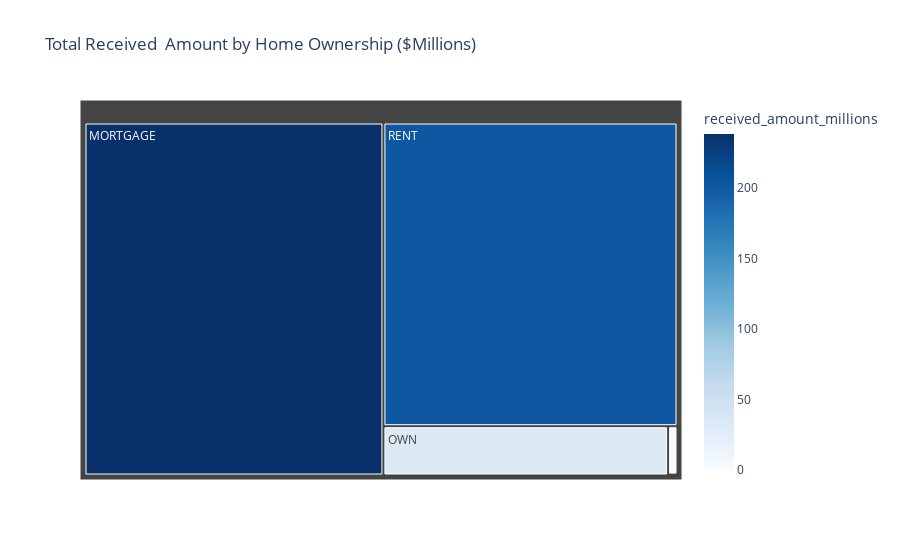

Here is the notebook cell this chart was saved with:
### Markdown cell above
### Home Ownership by Total Funded Amount

### Code cell
import plotly.express as px

home_received = df.groupby('home_ownership')['total_payment'].sum().sort_values().reset_index()
home_received['received_amount_millions'] = home_received['total_payment'] / 1000000

fig = px.treemap(
    home_received,
    path=['home_ownership'],
    values='received_amount_millions',
    color = 'received_amount_millions',
    color_continuous_scale ='Blues',
    title = 'Total Received  Amount by Home Ownership ($Millions)'
)
fig.show()

### Figure 1 — Plotly figure (JSON) as saved in the notebook; plotly's stock layout.template omitted (floating-point values rounded to 4 significant figures)
{"data": [{"branchvalues": "total", "customdata": [[238.5], [0.01905], [1.025], [31.73], [201.8]], "domain": {"x": [0, 1], "y": [0, 1]}, "hovertemplate": "labels=%{label}<br>received_amount_millions_sum=%{value}<br>parent=%{parent}<br>id=%{id}<br>received_amount_millions=%{color}<extra></extra>", "ids": ["MORTGAGE", "NONE", "OTHER", "OWN", "RENT"], "labels": ["MORTGAGE", "NONE", "OTHER", "OWN", "RENT"], "marker": {"coloraxis": "coloraxis", "colors": [238.5, 0.01905, 1.025, 31.73, 201.8]}, "name": "", "parents": ["", "", "", "", ""], "type": "treemap", "values": [238.5, 0.01905, 1.025, 31.73, 201.8]}], "layout": {"coloraxis": {"colorbar": {"title": {"text": "received_amount_millions"}}, "colorscale": [[0, "rgb(247,251,255)"], [0.125, "rgb(222,235,247)"], [0.25, "rgb(198,219,239)"], [0.375, "rgb(158,202,225)"], [0.5, "rgb(107,174,214)"], [0.625, "rgb(66,146,198)"], [0.75, "rgb(33,113,181)"], [0.875, "rgb(8,81,156)"], [1, "rgb(8,48,107)"]]}, "legend": {"tracegroupgap": 0}, "title": {"text": "Total Received  Amount by Home Ownership ($Millions)"}}}
